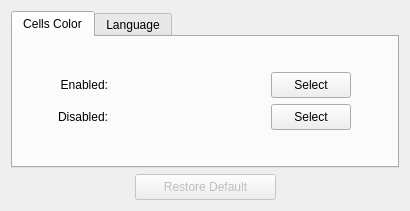
<?xml version="1.0" encoding="UTF-8"?>
<ui version="4.0">
 <class>Preferences</class>
 <widget class="QDialog" name="Preferences">
  <property name="geometry">
   <rect>
    <x>0</x>
    <y>0</y>
    <width>410</width>
    <height>211</height>
   </rect>
  </property>
  <property name="minimumSize">
   <size>
    <width>391</width>
    <height>211</height>
   </size>
  </property>
  <property name="maximumSize">
   <size>
    <width>410</width>
    <height>211</height>
   </size>
  </property>
  <property name="windowTitle">
   <string>Preferences</string>
  </property>
  <property name="windowIcon">
   <iconset resource="Images.qrc">
    <normaloff>:/Icons/Images/yumrepomanager.png</normaloff>:/Icons/Images/yumrepomanager.png</iconset>
  </property>
  <layout class="QGridLayout" name="gridLayout">
   <item row="1" column="0">
    <layout class="QHBoxLayout" name="horizontalLayout_3">
     <item>
      <spacer name="horizontalSpacer">
       <property name="orientation">
        <enum>Qt::Horizontal</enum>
       </property>
       <property name="sizeHint" stdset="0">
        <size>
         <width>40</width>
         <height>20</height>
        </size>
       </property>
      </spacer>
     </item>
     <item>
      <widget class="QPushButton" name="pushButtonRestoreDefault">
       <property name="enabled">
        <bool>false</bool>
       </property>
       <property name="minimumSize">
        <size>
         <width>141</width>
         <height>26</height>
        </size>
       </property>
       <property name="maximumSize">
        <size>
         <width>141</width>
         <height>26</height>
        </size>
       </property>
       <property name="text">
        <string>Restore Default</string>
       </property>
       <property name="icon">
        <iconset resource="Images.qrc">
         <normaloff>:/Icons/Images/Undo.png</normaloff>:/Icons/Images/Undo.png</iconset>
       </property>
      </widget>
     </item>
     <item>
      <spacer name="horizontalSpacer_2">
       <property name="orientation">
        <enum>Qt::Horizontal</enum>
       </property>
       <property name="sizeHint" stdset="0">
        <size>
         <width>40</width>
         <height>20</height>
        </size>
       </property>
      </spacer>
     </item>
    </layout>
   </item>
   <item row="0" column="0">
    <widget class="QTabWidget" name="tabWidget">
     <property name="currentIndex">
      <number>0</number>
     </property>
     <widget class="QWidget" name="tab">
      <attribute name="title">
       <string>Cells Color</string>
      </attribute>
      <layout class="QGridLayout" name="gridLayout_2">
       <item row="0" column="2">
        <spacer name="horizontalSpacer_3">
         <property name="orientation">
          <enum>Qt::Horizontal</enum>
         </property>
         <property name="sizeHint" stdset="0">
          <size>
           <width>40</width>
           <height>20</height>
          </size>
         </property>
        </spacer>
       </item>
       <item row="0" column="1">
        <layout class="QHBoxLayout" name="horizontalLayout">
         <item>
          <layout class="QVBoxLayout" name="verticalLayout_2">
           <item>
            <widget class="QLabel" name="labelEnabled">
             <property name="minimumSize">
              <size>
               <width>0</width>
               <height>26</height>
              </size>
             </property>
             <property name="maximumSize">
              <size>
               <width>16777215</width>
               <height>26</height>
              </size>
             </property>
             <property name="text">
              <string>Enabled:</string>
             </property>
             <property name="alignment">
              <set>Qt::AlignRight|Qt::AlignTrailing|Qt::AlignVCenter</set>
             </property>
            </widget>
           </item>
           <item>
            <widget class="QLabel" name="labelDisabled">
             <property name="minimumSize">
              <size>
               <width>0</width>
               <height>26</height>
              </size>
             </property>
             <property name="maximumSize">
              <size>
               <width>16777215</width>
               <height>26</height>
              </size>
             </property>
             <property name="text">
              <string>Disabled:</string>
             </property>
             <property name="alignment">
              <set>Qt::AlignRight|Qt::AlignTrailing|Qt::AlignVCenter</set>
             </property>
            </widget>
           </item>
          </layout>
         </item>
         <item>
          <layout class="QVBoxLayout" name="verticalLayout_3">
           <item>
            <widget class="QLabel" name="labelEnabledColor">
             <property name="minimumSize">
              <size>
               <width>151</width>
               <height>26</height>
              </size>
             </property>
             <property name="maximumSize">
              <size>
               <width>151</width>
               <height>26</height>
              </size>
             </property>
             <property name="text">
              <string/>
             </property>
            </widget>
           </item>
           <item>
            <widget class="QLabel" name="labelDisabledColor">
             <property name="minimumSize">
              <size>
               <width>151</width>
               <height>26</height>
              </size>
             </property>
             <property name="maximumSize">
              <size>
               <width>151</width>
               <height>26</height>
              </size>
             </property>
             <property name="text">
              <string/>
             </property>
            </widget>
           </item>
          </layout>
         </item>
         <item>
          <layout class="QVBoxLayout" name="verticalLayout">
           <item>
            <widget class="QPushButton" name="pushButtonEnabledSelect">
             <property name="minimumSize">
              <size>
               <width>0</width>
               <height>26</height>
              </size>
             </property>
             <property name="maximumSize">
              <size>
               <width>16777215</width>
               <height>26</height>
              </size>
             </property>
             <property name="text">
              <string>Select</string>
             </property>
             <property name="icon">
              <iconset resource="Images.qrc">
               <normaloff>:/Icons/Images/SetColor.png</normaloff>:/Icons/Images/SetColor.png</iconset>
             </property>
            </widget>
           </item>
           <item>
            <widget class="QPushButton" name="pushButtonDisabledSelect">
             <property name="minimumSize">
              <size>
               <width>0</width>
               <height>26</height>
              </size>
             </property>
             <property name="maximumSize">
              <size>
               <width>16777215</width>
               <height>26</height>
              </size>
             </property>
             <property name="text">
              <string>Select</string>
             </property>
             <property name="icon">
              <iconset resource="Images.qrc">
               <normaloff>:/Icons/Images/SetColor.png</normaloff>:/Icons/Images/SetColor.png</iconset>
             </property>
            </widget>
           </item>
          </layout>
         </item>
        </layout>
       </item>
       <item row="0" column="0">
        <spacer name="horizontalSpacer_4">
         <property name="orientation">
          <enum>Qt::Horizontal</enum>
         </property>
         <property name="sizeHint" stdset="0">
          <size>
           <width>40</width>
           <height>20</height>
          </size>
         </property>
        </spacer>
       </item>
      </layout>
     </widget>
     <widget class="QWidget" name="tab_2">
      <attribute name="title">
       <string>Language</string>
      </attribute>
      <widget class="QWidget" name="layoutWidget">
       <property name="geometry">
        <rect>
         <x>60</x>
         <y>60</y>
         <width>271</width>
         <height>26</height>
        </rect>
       </property>
       <layout class="QHBoxLayout" name="horizontalLayout_2">
        <item>
         <widget class="QLabel" name="labelLanguage">
          <property name="enabled">
           <bool>false</bool>
          </property>
          <property name="text">
           <string>Interface language:</string>
          </property>
         </widget>
        </item>
        <item>
         <widget class="QComboBox" name="comboBoxLanguage">
          <property name="enabled">
           <bool>false</bool>
          </property>
         </widget>
        </item>
       </layout>
      </widget>
      <widget class="QCheckBox" name="checkBoxLanguage">
       <property name="geometry">
        <rect>
         <x>10</x>
         <y>10</y>
         <width>151</width>
         <height>31</height>
        </rect>
       </property>
       <property name="text">
        <string>System Locale</string>
       </property>
       <property name="checked">
        <bool>true</bool>
       </property>
      </widget>
     </widget>
    </widget>
   </item>
  </layout>
 </widget>
 <tabstops>
  <tabstop>tabWidget</tabstop>
  <tabstop>pushButtonEnabledSelect</tabstop>
  <tabstop>pushButtonDisabledSelect</tabstop>
  <tabstop>pushButtonRestoreDefault</tabstop>
  <tabstop>checkBoxLanguage</tabstop>
  <tabstop>comboBoxLanguage</tabstop>
 </tabstops>
 <resources>
  <include location="Images.qrc"/>
 </resources>
 <connections/>
</ui>
